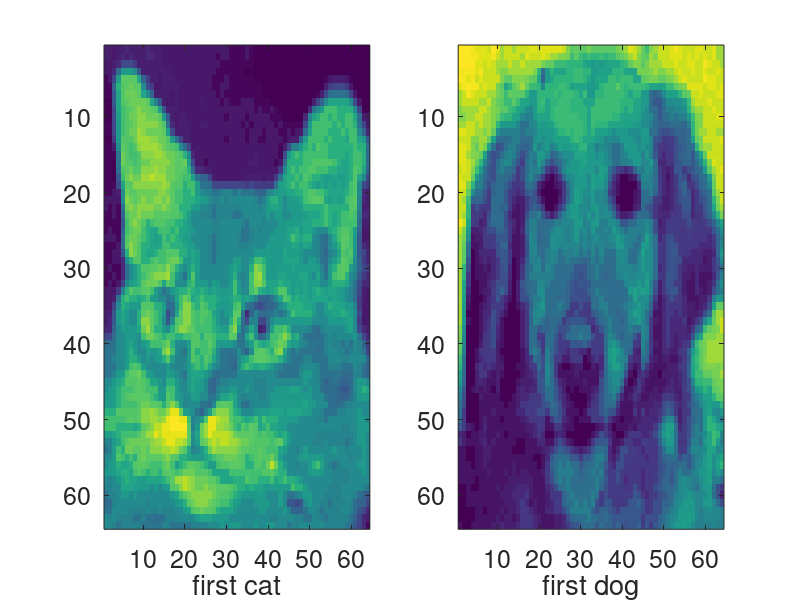
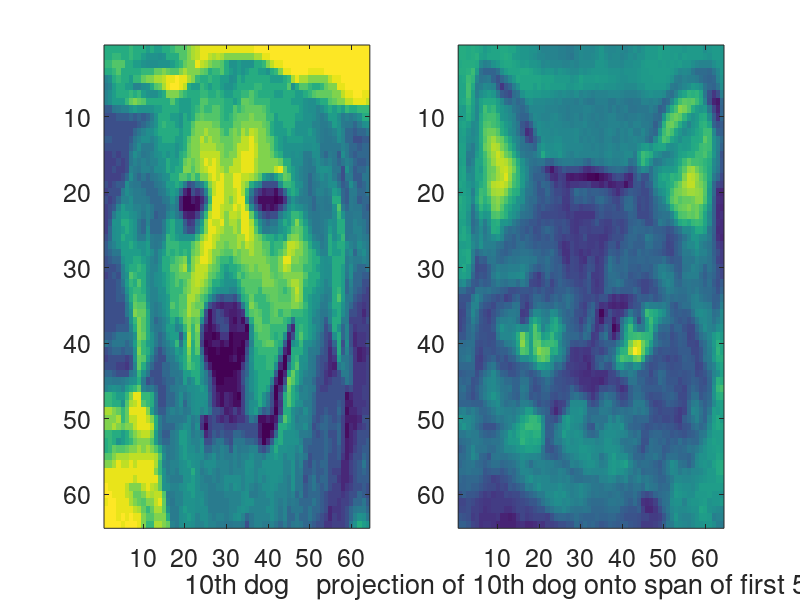
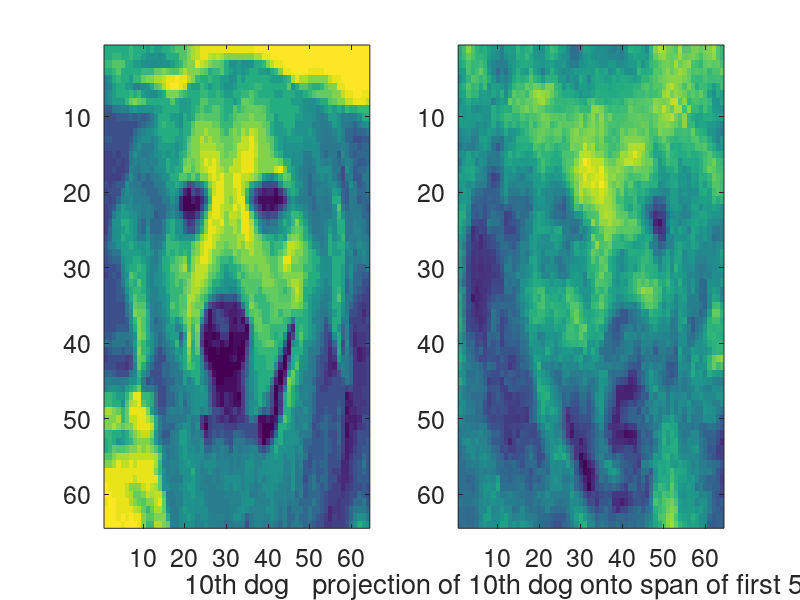

The MATLAB source for these figures, in order:
%Experiment with projecting cat and dog images onto spans of cats/dogs

close all
load CatsDogsData.mat
X = Y;                  %store data matrix as X
[n,m] = size(X)         %evaluate size of X

%Columns 1-99 of X are images of cats.
%Columns 100-198 of X are images of dogs.

%Each column has 64^2 entries of a "flattened" image.
%Use matlab's "reshape" command to undo the flattening.

figure('Renderer', 'painters', 'Position', [100 100 1600 1000])
subplot(1,2,1)
imagesc(reshape(X(:,1),64,64))     %plot first cat
xlabel('first cat')
set(gca,'fontsize',18)
subplot(1,2,2)
imagesc(reshape(X(:,100),64,64))    %plot first dog
xlabel('first dog')
set(gca,'fontsize',18)

U = X(:,1:5);          %pull first 5 columns of X (i.e., first 5 cats)
U = orth(U);           %cols of U = orthogonal unit vectors 
                       %forming a basis for the span of the first 5 cats

v = X(:,109);          %v = 6th dog
proj_Uv = U*U'*v;      %proj_Uv = projection of last dog onto span of first 5 cats

figure('Renderer', 'painters', 'Position', [100 100 1600 1000])
subplot(1,2,1)
imagesc(reshape(v,64,64))
xlabel('10th dog')
set(gca,'fontsize',18)
subplot(1,2,2)
imagesc(reshape(proj_Uv,64,64))
xlabel('projection of 10th dog onto span of first 5 cats')
set(gca,'fontsize',18)

W = X(:,100:104);      %pull first 5 dogs
W = orth(W);           %cols of W = orthogonal unit vectors
                       %forming a basis for the span of the first 5 dogs

proj_Wv = W*W'*v;      %proj_Wv = projection of last dog onto span of first 5 dogs

figure('Renderer', 'painters', 'Position', [100 100 1600 1000])
subplot(1,2,1)
imagesc(reshape(v,64,64))
xlabel('10th dog')
set(gca,'fontsize',18)
subplot(1,2,2)
imagesc(reshape(proj_Wv,64,64))
xlabel('projection of 10th dog onto span of first 5 dogs')
set(gca,'fontsize',18)

%now compare novelties

disp('novelty for projection of dog onto cats = ...')
norm(v - proj_Uv)
disp('novelty for projection of dog onto dogs = ...')
norm(v - proj_Wv)
